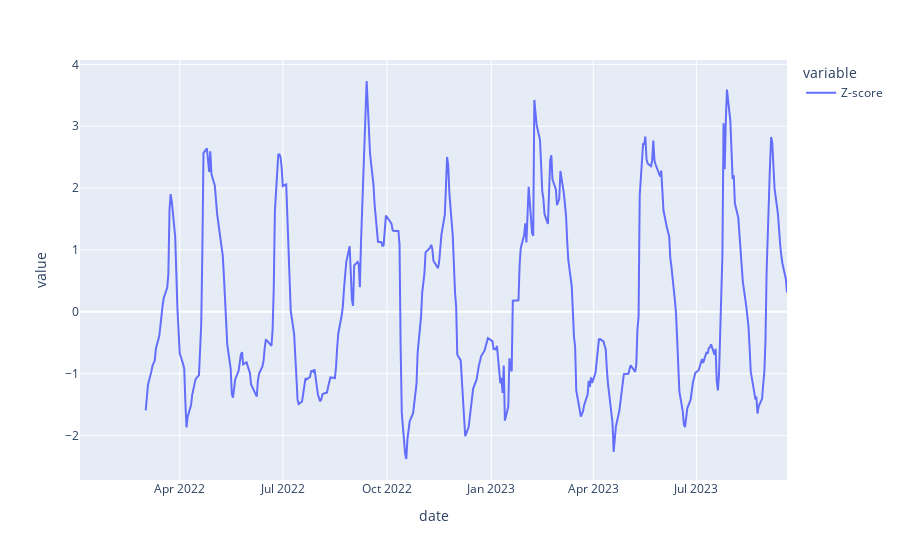

The cell this chart's notebook holds for it:
### Code cell
zscore.plot()

### Figure 1 — Plotly figure (JSON) as saved in the notebook; plotly's stock layout.template omitted (floating-point values rounded to 4 significant figures; data arrays with more than 128 entries replaced by an {"elided": "..."} marker saying what was removed)
{"data": [{"hovertemplate": "variable=Z-score<br>date=%{x}<br>value=%{y}<extra></extra>", "legendgroup": "Z-score", "line": {"color": "#636efa", "dash": "solid"}, "marker": {"symbol": "circle"}, "mode": "lines", "name": "Z-score", "orientation": "v", "showlegend": true, "type": "scatter", "x": {"elided": "425 str values"}, "xaxis": "x", "y": {"elided": "425 float values"}, "yaxis": "y"}], "layout": {"legend": {"title": {"text": "variable"}, "tracegroupgap": 0}, "margin": {"t": 60}, "xaxis": {"anchor": "y", "domain": [0, 1], "title": {"text": "date"}}, "yaxis": {"anchor": "x", "domain": [0, 1], "title": {"text": "value"}}}}
